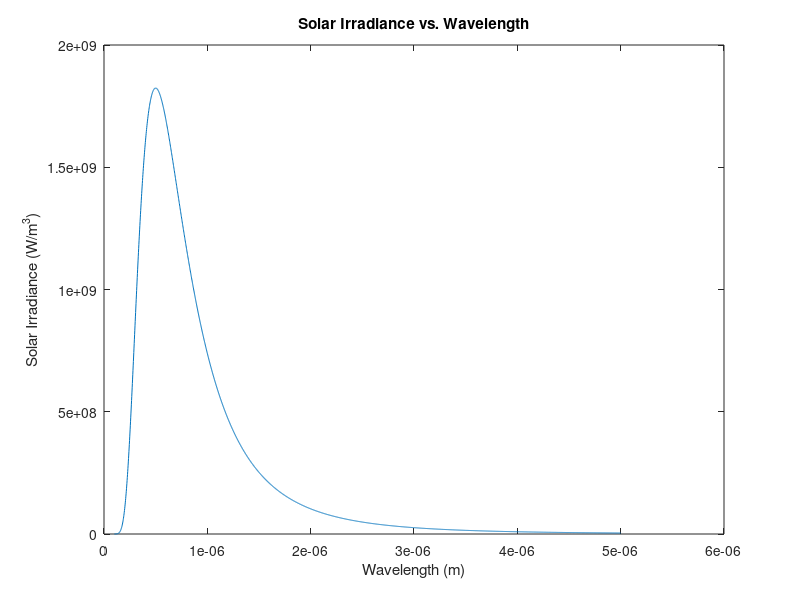
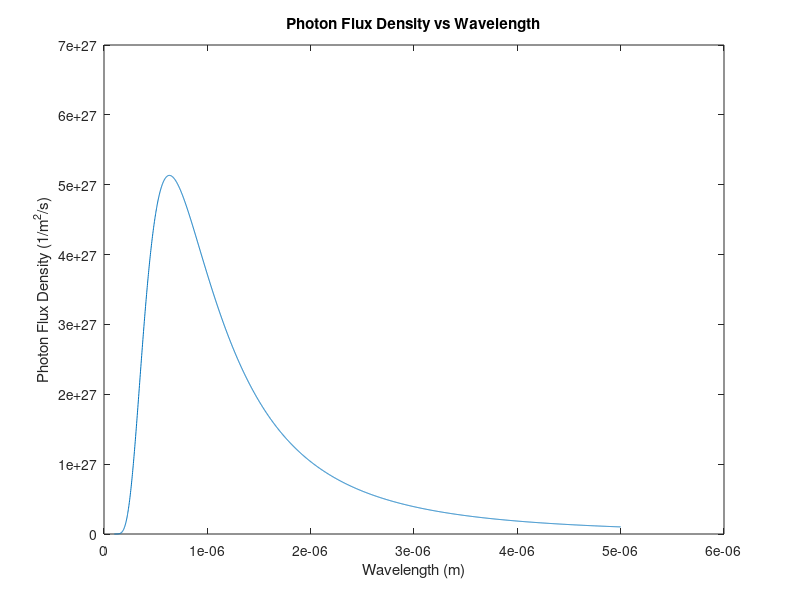

Write MATLAB code to recreate these figures, in order.
clear;
figure_num = 1;

% Define Constants
h = 6.626e-34;
c = 3e8;
Fs = 6.79e-5;
T = 5800;
kB = 1.381e-23;

% Create Wavelength vector from 0.1 micrometers to 5 micrometers
wavelength = linspace(0.0000001, 0.000005, 2500);

% Create vector of solar irradiance values givenS = trapz(wavelength, I) the wavelength vector
exponent = exp((h.*c)./(wavelength.*kB.*T));
I = (2.*Fs.*h.*c.^2)./(wavelength.^5.*(exponent-1));

% Use a trapezoidal approximation to calculate the solar constant
S = trapz(wavelength, I)

% Plot the Solar Irradiance (I) vs. Wavelength
figure(figure_num);
plot(wavelength, I)
xlabel("Wavelength (m)")
ylabel("Solar Irradiance (W/m^3)")
title("Solar Irradiance vs. Wavelength")

figure_num = figure_num + 1;

% Create vector representing photon flux density given the wavelength
% vector
v = c./wavelength;
E = h.*v;
PhotonFluxDensity = I./E;

% Plot the Photon Flux Density vs. Wavelength
figure(figure_num);
plot(wavelength,PhotonFluxDensity)
xlabel("Wavelength (m)")
ylabel("Photon Flux Density (1/m^2/s)")
title("Photon Flux Density vs Wavelength")

% Calculate the total Photon Flux given the wavelength vector
PhotonFlux = trapz(wavelength, PhotonFluxDensity)